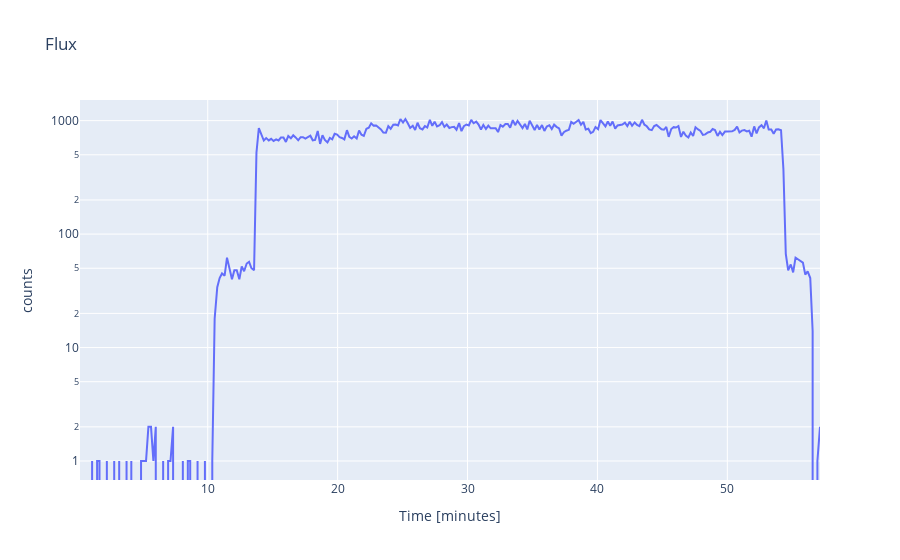

Write notebook code for a chart like this one.
### Code cell
l=[]
l.extend(range(0,258))
df = pd.read_csv(w.value, sep=',', header=None, names=l, comment='*',engine='python' )
df = df.reset_index(drop=True)
rc = df.loc[df[0]=='$CANDY']
rc.reset_index(drop=True, inplace=True)
rc = rc.apply(pd.to_numeric, errors='coerce')
rc['counts'] = rc.iloc[:,7:255].sum(axis=1)

data = [go.Scatter(x=rc[2]/60, y=rc['counts'])]
layout = go.Layout(title='Flux', yaxis=dict(title='counts', type='log'), xaxis=dict(title='Time [minutes]'))
fig = go.Figure(data=data, layout=layout)
fig.show()

### Figure 1 — Plotly figure (JSON) as saved in the notebook; plotly's stock layout.template omitted (floating-point values rounded to 4 significant figures; data arrays with more than 128 entries replaced by an {"elided": "..."} marker saying what was removed)
{"data": [{"type": "scatter", "x": {"elided": "304 float values"}, "y": {"elided": "304 int values"}}], "layout": {"autosize": true, "title": {"text": "Flux"}, "xaxis": {"autorange": true, "range": [0.1667, 57.13], "title": {"text": "Time [minutes]"}, "type": "linear"}, "yaxis": {"autorange": true, "range": [-0.1675, 3.182], "title": {"text": "counts"}, "type": "log"}}}
